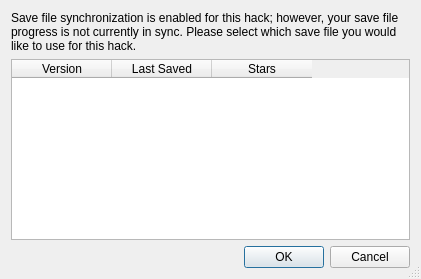
<?xml version="1.0" encoding="UTF-8"?>
<ui version="4.0">
 <class>RhdcSaveSyncDialog</class>
 <widget class="QDialog" name="RhdcSaveSyncDialog">
  <property name="geometry">
   <rect>
    <x>0</x>
    <y>0</y>
    <width>421</width>
    <height>279</height>
   </rect>
  </property>
  <property name="windowTitle">
   <string>Synchronize Save Files</string>
  </property>
  <property name="sizeGripEnabled">
   <bool>true</bool>
  </property>
  <property name="modal">
   <bool>true</bool>
  </property>
  <layout class="QVBoxLayout" name="verticalLayout">
   <item>
    <widget class="QLabel" name="label">
     <property name="sizePolicy">
      <sizepolicy hsizetype="Expanding" vsizetype="Minimum">
       <horstretch>0</horstretch>
       <verstretch>0</verstretch>
      </sizepolicy>
     </property>
     <property name="text">
      <string>Save file synchronization is enabled for this hack; however, your save file progress is not currently in sync. Please select which save file you would like to use for this hack.</string>
     </property>
     <property name="wordWrap">
      <bool>true</bool>
     </property>
    </widget>
   </item>
   <item>
    <widget class="QTableWidget" name="table">
     <property name="editTriggers">
      <set>QAbstractItemView::NoEditTriggers</set>
     </property>
     <property name="selectionMode">
      <enum>QAbstractItemView::SingleSelection</enum>
     </property>
     <property name="selectionBehavior">
      <enum>QAbstractItemView::SelectRows</enum>
     </property>
     <property name="horizontalScrollMode">
      <enum>QAbstractItemView::ScrollPerPixel</enum>
     </property>
     <property name="sortingEnabled">
      <bool>true</bool>
     </property>
     <property name="wordWrap">
      <bool>false</bool>
     </property>
     <property name="cornerButtonEnabled">
      <bool>false</bool>
     </property>
     <attribute name="verticalHeaderVisible">
      <bool>false</bool>
     </attribute>
     <column>
      <property name="text">
       <string extracomment="Which version of the hack the save file is for">Version</string>
      </property>
     </column>
     <column>
      <property name="text">
       <string extracomment="When the save file was last modified">Last Saved</string>
      </property>
     </column>
     <column>
      <property name="text">
       <string extracomment="Number of stars collected on the save file">Stars</string>
      </property>
     </column>
    </widget>
   </item>
   <item>
    <widget class="QDialogButtonBox" name="buttonTray">
     <property name="orientation">
      <enum>Qt::Horizontal</enum>
     </property>
     <property name="standardButtons">
      <set>QDialogButtonBox::Cancel|QDialogButtonBox::Ok</set>
     </property>
    </widget>
   </item>
  </layout>
 </widget>
 <resources/>
 <connections>
  <connection>
   <sender>buttonTray</sender>
   <signal>accepted()</signal>
   <receiver>RhdcSaveSyncDialog</receiver>
   <slot>accept()</slot>
   <hints>
    <hint type="sourcelabel">
     <x>248</x>
     <y>254</y>
    </hint>
    <hint type="destinationlabel">
     <x>157</x>
     <y>274</y>
    </hint>
   </hints>
  </connection>
  <connection>
   <sender>buttonTray</sender>
   <signal>rejected()</signal>
   <receiver>RhdcSaveSyncDialog</receiver>
   <slot>reject()</slot>
   <hints>
    <hint type="sourcelabel">
     <x>316</x>
     <y>260</y>
    </hint>
    <hint type="destinationlabel">
     <x>286</x>
     <y>274</y>
    </hint>
   </hints>
  </connection>
 </connections>
</ui>
